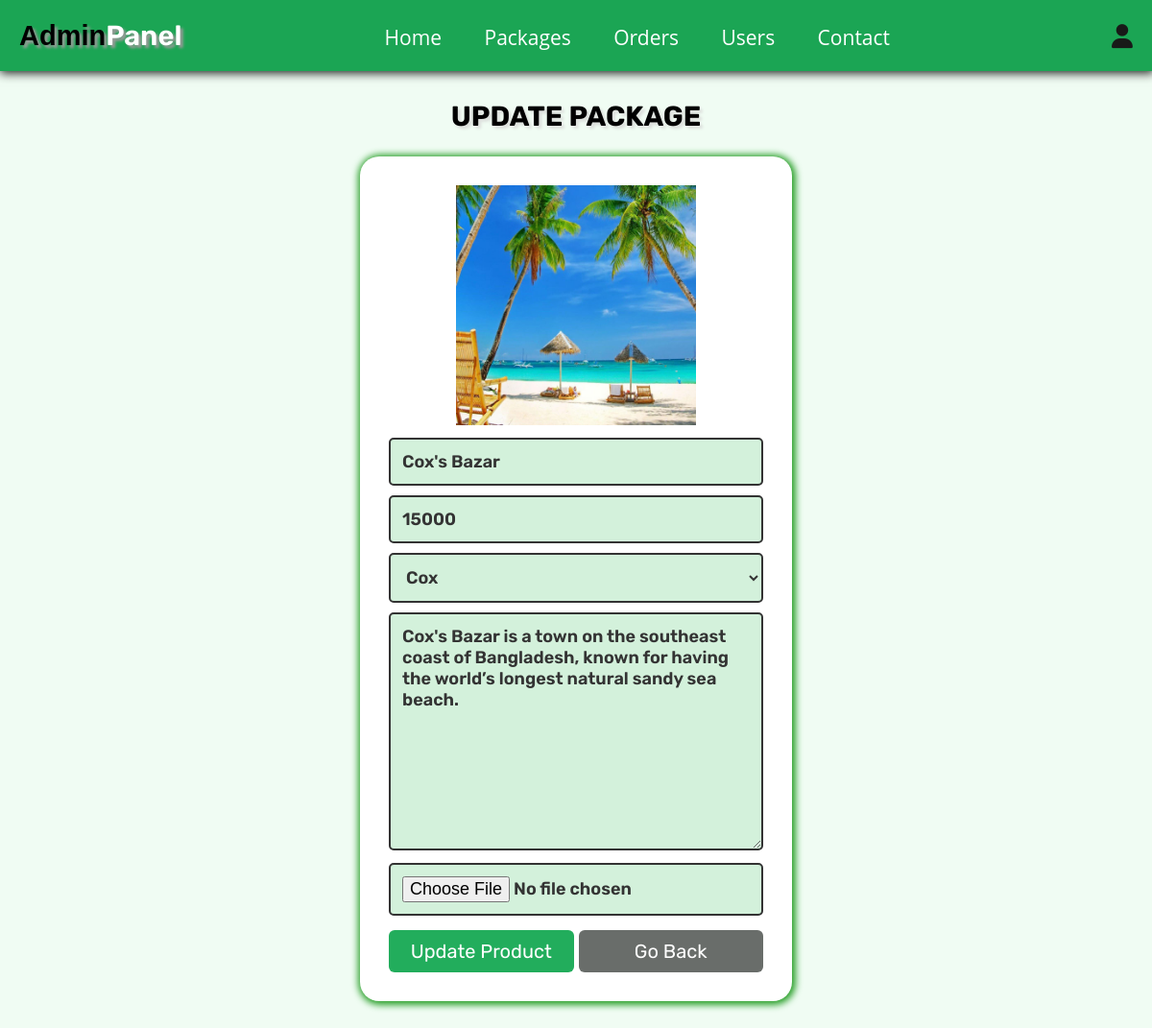
The app's page /admin_update_product.php?update=29 (signed in) with its own data.
### tables this page shows
CREATE TABLE `products` (
  `id` int(100) NOT NULL,
  `name` varchar(100) NOT NULL,
  `category` varchar(20) NOT NULL,
  `details` varchar(500) NOT NULL,
  `price` int(100) NOT NULL,
  `image` varchar(100) NOT NULL
);

### admin_update_product.php (the view, shortened to what this page needs)
<?php
@include 'config.php';
?>
<!DOCTYPE html>
<html lang="en">
<head>
   <link rel="stylesheet" href="https://cdnjs.cloudflare.com/ajax/libs/font-awesome/6.1.1/css/all.min.css">
   <link rel="stylesheet" href="css/cssstyle.css">
</head>
<body>
   <?php include 'admin_header.php'; ?>
   <section class="update-product">
      <h1 class="title">update Package</h1>
      <?php
      $update_id = $_GET['update'];
      $select_products = $conn->prepare("SELECT * FROM `products` WHERE id = ?");
      $select_products->execute([$update_id]);
      if ($select_products->rowCount() > 0) {
         while ($fetch_products = $select_products->fetch(PDO::FETCH_ASSOC)) {
      ?>
            <form action="" method="post" enctype="multipart/form-data">
               <img src="uploaded_img/<?= $fetch_products['image']; ?>" alt="">
               <input type="text" name="name" placeholder="Enter product name" required class="box" value="<?= $fetch_products['name']; ?>">
               <input type="number" name="price" min="0" placeholder="enter product price" required class="box" value="<?= $fetch_products['price']; ?>">
               <select name="category" class="box" required>
                  <option selected><?= $fetch_products['category']; ?></option>
               </select>
               <textarea name="details" required placeholder="Enter product details" class="box" cols="30" rows="10"><?= $fetch_products['details']; ?></textarea>
               <input type="file" name="image" class="box" accept="image/jpg, image/jpeg, image/png">
               <div class="flex-btn">
                  <input type="submit" class="btn" value="update product" name="update_product">
                  <a href="admin_products.php" class="option-btn">go back</a>
               </div>
            </form>
      <?php
         }
      } else {
         echo '<p class="empty">No products found!</p>';
      }
      ?>
   </section>
</body>
</html>

### css/cssstyle.css (style rules this page uses)
.update-product form { max-width: 45rem; padding: 3rem; margin: 0 auto; text-align: center; box-shadow: 1px 1px 7px 3px rgb(43, 160, 43); background-color: var(--white); border-radius: 2rem; }
.update-product form img { width: 250px; height: 250px; object-fit: cover; margin-bottom: 0.5rem; }
.update-product form .box { width: 100%; border: var(--border); border-radius: 0.5rem; background-color: rgb(211, 241, 219); padding: 1.2rem 1.2rem; font-size: 1.8rem; font-weight: 600; color: var(--black); margin: 0.5rem 0; }

### css/components.css (style rules this page uses)
:root { --green: rgb(38, 173, 95); --orange: #f39c12; --red: #e74c3c; --black: #333; --light-color: #666; --white: #fff; --light-bg: #f6f6f6; --border: 0.2rem solid var(--black); --box-shadow: 0 0.5rem 1rem rgba(0, 0, 0, 0.1); --text-decoration: none; }
* { font-family: "Rubik", sans-serif; margin: 0; padding: 0; box-sizing: border-box; outline: none; border: none; text-decoration: none; color: var(--black); }
body { background-color: rgb(240, 252, 243); }
html { font-size: 62.5%; overflow-x: hidden; scroll-behavior: smooth; scroll-padding-top: 6.5rem; }
section { padding: 3rem 2rem; max-width: 1200px; margin: 0 auto; }
.btn, .delete-btn, .option-btn { display: block; margin-top: 1rem; border-radius: 0.6rem; color: var(--white); font-size: 2rem; padding: 10px; text-transform: capitalize; cursor: pointer; text-align: center; }
.btn { background-color: #22ad5c; }
.option-btn { background-color: rgb(105, 109, 106); color: rgb(255, 255, 255); }
.flex-btn { display: flex; flex-wrap: wrap; gap: 0.5rem; }
.flex-btn > * { flex: 1; }
.title { text-align: center; margin-bottom: 2.5rem; text-transform: uppercase; color:rgb(0, 0, 0); font-size: 2.9rem; text-shadow: 3px 3px 3px #dde0dd; }

### records on screen
products: image (picture), name "Cox's Bazar", price "15000", category "Cox", details "Cox's Bazar is a town on the southeast coast of Bangladesh, known for having the world’s longest natural sandy sea beach."
